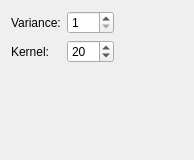
       <widget class="QWidget" name="Seite" >
        <property name="geometry" >
         <rect>
          <x>8</x>
          <y>28</y>
          <width>194</width>
          <height>160</height>
         </rect>
        </property>
        <attribute name="title" >
         <string>Gaussian</string>
        </attribute>
        <layout class="QGridLayout" name="gridLayout_5" >
         <item row="0" column="0" >
          <widget class="QLabel" name="label_22" >
           <property name="text" >
            <string>Variance:</string>
           </property>
           <property name="buddy" >
            <cstring>spinBox_10</cstring>
           </property>
          </widget>
         </item>
         <item row="0" column="1" >
          <widget class="QSpinBox" name="spinBox_10" >
           <property name="minimum" >
            <number>1</number>
           </property>
           <property name="value" >
            <number>1</number>
           </property>
          </widget>
         </item>
         <item row="1" column="0" >
          <widget class="QLabel" name="label_24" >
           <property name="text" >
            <string>Kernel:</string>
           </property>
           <property name="buddy" >
            <cstring>spinBox_11</cstring>
           </property>
          </widget>
         </item>
         <item row="1" column="1" >
          <widget class="QSpinBox" name="spinBox_11" >
           <property name="minimum" >
            <number>1</number>
           </property>
           <property name="maximum" >
            <number>200</number>
           </property>
           <property name="value" >
            <number>20</number>
           </property>
          </widget>
         </item>
         <item row="2" column="0" >
          <spacer name="verticalSpacer_5" >
           <property name="orientation" >
            <enum>Qt::Vertical</enum>
           </property>
           <property name="sizeHint" stdset="0" >
            <size>
             <width>20</width>
             <height>40</height>
            </size>
           </property>
          </spacer>
         </item>
         <item row="1" column="2" >
          <spacer name="horizontalSpacer_2" >
           <property name="orientation" >
            <enum>Qt::Horizontal</enum>
           </property>
           <property name="sizeHint" stdset="0" >
            <size>
             <width>40</width>
             <height>20</height>
            </size>
           </property>
          </spacer>
         </item>
        </layout>
       </widget>
